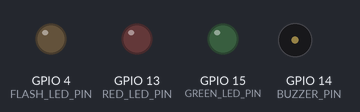
The sketch below on a simulated ESP32. Parts: output pins drawn as LEDs (lit = HIGH), buzzer (waves = sounding). WiFi joins after 1.5 s; servers stay silent unless stated; uploads are accepted with an empty reply; the camera gives no picture; what the sketch prints to the serial monitor is not drawn.

Above: at 5.2 s.
Timing chart, 0 to 7.0 s (numbered marks = the images above):
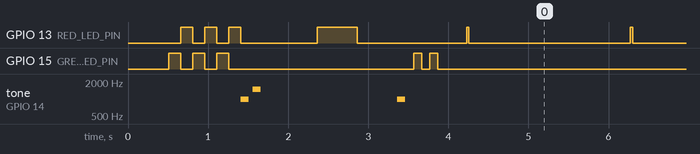

Measured:
- by itself, GPIO 13 (RED_LED_PIN): HIGH → LOW at 0.81 s, → HIGH 0.15 s later, → LOW 0.15 s later, → HIGH 0.15 s later, … (43 changes in this stretch)

The sketch:

esp32_scanner.ino
```cpp
/*
 * MediTrack IoT Scanner — ESP32-CAM Firmware v2.0
 *
 * Architecture: ESP32 captures JPEG → sends to backend → backend decodes QR
 * No quirc library needed! All QR decoding happens server-side.
 *
 * Hardware: ESP32-CAM (AI Thinker) + OV3660 Camera
 * Wiring:
 *   GPIO 15 → Green LED (+ 220Ω → GND)
 *   GPIO 13 → Red LED   (+ 220Ω → GND)
 *   GPIO 14 → Active Buzzer (+), GND → Buzzer (-)
 */

#include <WiFi.h>
#include <HTTPClient.h>
#include <ArduinoJson.h>
#include "esp_camera.h"

// ==============================================
// CONFIGURATION
// ==============================================
const char* WIFI_SSID     = "Yahoo";
const char* WIFI_PASSWORD = "ENTER_PASSWORD";
const char* SERVER_URL    = "http://10.149.219.172:5000/api/scanner/scan-image?deviceId=SCANNER-001";
const char* REGISTER_URL  = "http://10.149.219.172:5000/api/scanner/register";
const char* DEVICE_ID     = "SCANNER-001";

// ==============================================
// PIN DEFINITIONS
// ==============================================
#define GREEN_LED_PIN  15
#define RED_LED_PIN    13
#define BUZZER_PIN     14
#define FLASH_LED_PIN  4

// ==============================================
// CAMERA PINS — AI Thinker ESP32-CAM
// ==============================================
#define PWDN_GPIO_NUM     32
#define RESET_GPIO_NUM    -1
#define XCLK_GPIO_NUM      0
#define SIOD_GPIO_NUM     26
#define SIOC_GPIO_NUM     27
#define Y9_GPIO_NUM       35
#define Y8_GPIO_NUM       34
#define Y7_GPIO_NUM       39
#define Y6_GPIO_NUM       36
#define Y5_GPIO_NUM       21
#define Y4_GPIO_NUM       19
#define Y3_GPIO_NUM       18
#define Y2_GPIO_NUM        5
#define VSYNC_GPIO_NUM    25
#define HREF_GPIO_NUM     23
#define PCLK_GPIO_NUM     22

// ==============================================
// GLOBAL VARIABLES
// ==============================================
bool cameraReady = false;
unsigned long lastScanTime = 0;
const unsigned long SCAN_INTERVAL = 2000;  // Send frame every 2 seconds

// ==============================================
// SETUP
// ==============================================
void setup() {
  Serial.begin(115200);
  delay(500);
  Serial.println("\n========================================");
  Serial.println("  MediTrack IoT Scanner v2.0");
  Serial.println("  Server-side QR decoding");
  Serial.println("========================================\n");

  // Initialize pins
  pinMode(GREEN_LED_PIN, OUTPUT);
  pinMode(RED_LED_PIN, OUTPUT);
  pinMode(BUZZER_PIN, OUTPUT);
  pinMode(FLASH_LED_PIN, OUTPUT);

  startupAnimation();

  // Initialize camera
  if (initCamera()) {
    Serial.println("[OK] Camera initialized");
    cameraReady = true;
  } else {
    Serial.println("[ERROR] Camera init failed!");
    errorBlink();
    return;
  }

  Serial.printf("[MEM] Free heap: %d bytes\n", ESP.getFreeHeap());

  // Connect to WiFi
  connectWiFi();

  // Register scanner
  registerScanner();

  Serial.println("\n[READY] Scanner active — sending frames to server for QR decoding...\n");
  indicateReady();
}

// ==============================================
// MAIN LOOP — Capture JPEG and send to server
// ==============================================
void loop() {
  if (!cameraReady) {
    delay(1000);
    return;
  }

  if (WiFi.status() != WL_CONNECTED) {
    Serial.println("[WARN] WiFi disconnected, reconnecting...");
    connectWiFi();
  }

  // Only send frames every SCAN_INTERVAL ms
  if (millis() - lastScanTime < SCAN_INTERVAL) {
    delay(50);
    return;
  }
  lastScanTime = millis();

  // Capture JPEG frame
  camera_fb_t *fb = esp_camera_fb_get();
  if (!fb) {
    Serial.println("[ERROR] Camera capture failed");
    return;
  }

  // Send to server
  bool qrFound = sendFrameToServer(fb->buf, fb->len);
  esp_camera_fb_return(fb);

  if (!qrFound) {
    // Blink red LED dimly to show it's scanning
    digitalWrite(RED_LED_PIN, HIGH);
    delay(30);
    digitalWrite(RED_LED_PIN, LOW);
  }
}

// ==============================================
// SEND JPEG TO SERVER
// ==============================================
bool sendFrameToServer(uint8_t *jpegData, size_t jpegLen) {
  HTTPClient http;
  http.begin(SERVER_URL);
  http.addHeader("Content-Type", "image/jpeg");
  http.setTimeout(5000);


  int httpCode = http.POST(jpegData, jpegLen);

  if (httpCode == 200) {
    String response = http.getString();

    StaticJsonDocument<1024> doc;
    DeserializationError error = deserializeJson(doc, response);

    if (!error) {
      bool found = doc["data"]["found"] | false;

      if (found) {
        bool valid = doc["data"]["valid"] | false;
        const char* signal = doc["data"]["scannerSignal"] | "RED";
        const char* message = doc["data"]["message"] | "Unknown";
        const char* qrData = doc["data"]["qrData"] | "";

        Serial.println("-----------------------------------");
        Serial.print("[SCAN] QR detected: ");
        Serial.println(qrData);
        Serial.print("[RESULT] ");
        Serial.println(message);

        if (valid) {
          Serial.println("[STATUS] ✅ GENUINE MEDICINE");
          genuineSignal();
        } else {
          Serial.println("[STATUS] ❌ COUNTERFEIT / SUSPICIOUS");
          fakeSignal();
        }

        http.end();
        return true;
      }
    }
  } else if (httpCode < 0) {
    Serial.printf("[ERROR] HTTP failed: %s\n", http.errorToString(httpCode).c_str());
  }

  http.end();
  return false;
}

// ==============================================
// CAMERA INITIALIZATION (JPEG mode now!)
// ==============================================
bool initCamera() {
  camera_config_t config;
  config.ledc_channel = LEDC_CHANNEL_0;
  config.ledc_timer = LEDC_TIMER_0;
  config.pin_d0 = Y2_GPIO_NUM;
  config.pin_d1 = Y3_GPIO_NUM;
  config.pin_d2 = Y4_GPIO_NUM;
  config.pin_d3 = Y5_GPIO_NUM;
  config.pin_d4 = Y6_GPIO_NUM;
  config.pin_d5 = Y7_GPIO_NUM;
  config.pin_d6 = Y8_GPIO_NUM;
  config.pin_d7 = Y9_GPIO_NUM;
  config.pin_xclk = XCLK_GPIO_NUM;
  config.pin_pclk = PCLK_GPIO_NUM;
  config.pin_vsync = VSYNC_GPIO_NUM;
  config.pin_href = HREF_GPIO_NUM;
  config.pin_sscb_sda = SIOD_GPIO_NUM;
  config.pin_sscb_scl = SIOC_GPIO_NUM;
  config.pin_pwdn = PWDN_GPIO_NUM;
  config.pin_reset = RESET_GPIO_NUM;
  config.xclk_freq_hz = 20000000;
  config.pixel_format = PIXFORMAT_JPEG;     // JPEG mode — much lighter on RAM
  config.frame_size = FRAMESIZE_QVGA;       // 320x240 — good for QR
  config.jpeg_quality = 10;                 // Quality 10 = good QR readability
  config.fb_count = 1;

  esp_err_t err = esp_camera_init(&config);
  if (err != ESP_OK) {
    Serial.printf("[ERROR] Camera init error: 0x%x\n", err);
    return false;
  }

  sensor_t *s = esp_camera_sensor_get();
  if (s) {
    s->set_brightness(s, 1);
    s->set_contrast(s, 2);       // High contrast helps QR
    s->set_whitebal(s, 1);
    s->set_gain_ctrl(s, 1);
    s->set_exposure_ctrl(s, 1);
    s->set_vflip(s, 1);
    s->set_hmirror(s, 1);

    Serial.printf("[INFO] Camera sensor PID: 0x%x\n", s->id.PID);
  }

  return true;
}

// ==============================================
// WIFI
// ==============================================
void connectWiFi() {
  Serial.print("[WiFi] Connecting to ");
  Serial.print(WIFI_SSID);

  WiFi.begin(WIFI_SSID, WIFI_PASSWORD);
  WiFi.setSleep(false);

  int attempts = 0;
  while (WiFi.status() != WL_CONNECTED && attempts < 30) {
    delay(500);
    Serial.print(".");
    attempts++;
    digitalWrite(RED_LED_PIN, !digitalRead(RED_LED_PIN));
  }
  digitalWrite(RED_LED_PIN, LOW);

  if (WiFi.status() == WL_CONNECTED) {
    Serial.println(" Connected!");
    Serial.print("[WiFi] IP: ");
    Serial.println(WiFi.localIP());
    tone(BUZZER_PIN, 1000, 100);
  } else {
    Serial.println(" FAILED!");
    errorBlink();
  }
}

// ==============================================
// REGISTER
// ==============================================
void registerScanner() {
  if (WiFi.status() != WL_CONNECTED) return;

  HTTPClient http;
  http.begin(REGISTER_URL);
  http.addHeader("Content-Type", "application/json");

  StaticJsonDocument<256> doc;
  doc["deviceId"] = DEVICE_ID;
  doc["deviceName"] = "ESP32-CAM Scanner v2";
  doc["actorId"] = "SCANNER";

  String payload;
  serializeJson(doc, payload);

  int httpCode = http.POST(payload);
  Serial.printf("[REG] Registration: %s\n", httpCode == 200 ? "OK" : "Failed (non-critical)");
  http.end();
}

// ==============================================
// LED & BUZZER
// ==============================================
void genuineSignal() {
  digitalWrite(GREEN_LED_PIN, HIGH);
  digitalWrite(RED_LED_PIN, LOW);
  tone(BUZZER_PIN, 1500, 150);
  delay(200);
  tone(BUZZER_PIN, 2000, 150);
  delay(2000);
  digitalWrite(GREEN_LED_PIN, LOW);
}

void fakeSignal() {
  digitalWrite(GREEN_LED_PIN, LOW);
  for (int i = 0; i < 3; i++) {
    digitalWrite(RED_LED_PIN, HIGH);
    tone(BUZZER_PIN, 800, 400);
    delay(500);
    digitalWrite(RED_LED_PIN, LOW);
    delay(200);
  }
  digitalWrite(RED_LED_PIN, HIGH);
  delay(3000);
  digitalWrite(RED_LED_PIN, LOW);
}

void startupAnimation() {
  for (int i = 0; i < 3; i++) {
    digitalWrite(GREEN_LED_PIN, HIGH);
    delay(150);
    digitalWrite(GREEN_LED_PIN, LOW);
    digitalWrite(RED_LED_PIN, HIGH);
    delay(150);
    digitalWrite(RED_LED_PIN, LOW);
  }
  tone(BUZZER_PIN, 1000, 100);
  delay(150);
  tone(BUZZER_PIN, 1500, 100);
}

void indicateReady() {
  for (int i = 0; i < 2; i++) {
    digitalWrite(GREEN_LED_PIN, HIGH);
    delay(100);
    digitalWrite(GREEN_LED_PIN, LOW);
    delay(100);
  }
}

void errorBlink() {
  for (int i = 0; i < 5; i++) {
    digitalWrite(RED_LED_PIN, HIGH);
    delay(100);
    digitalWrite(RED_LED_PIN, LOW);
    delay(100);
  }
}
```
